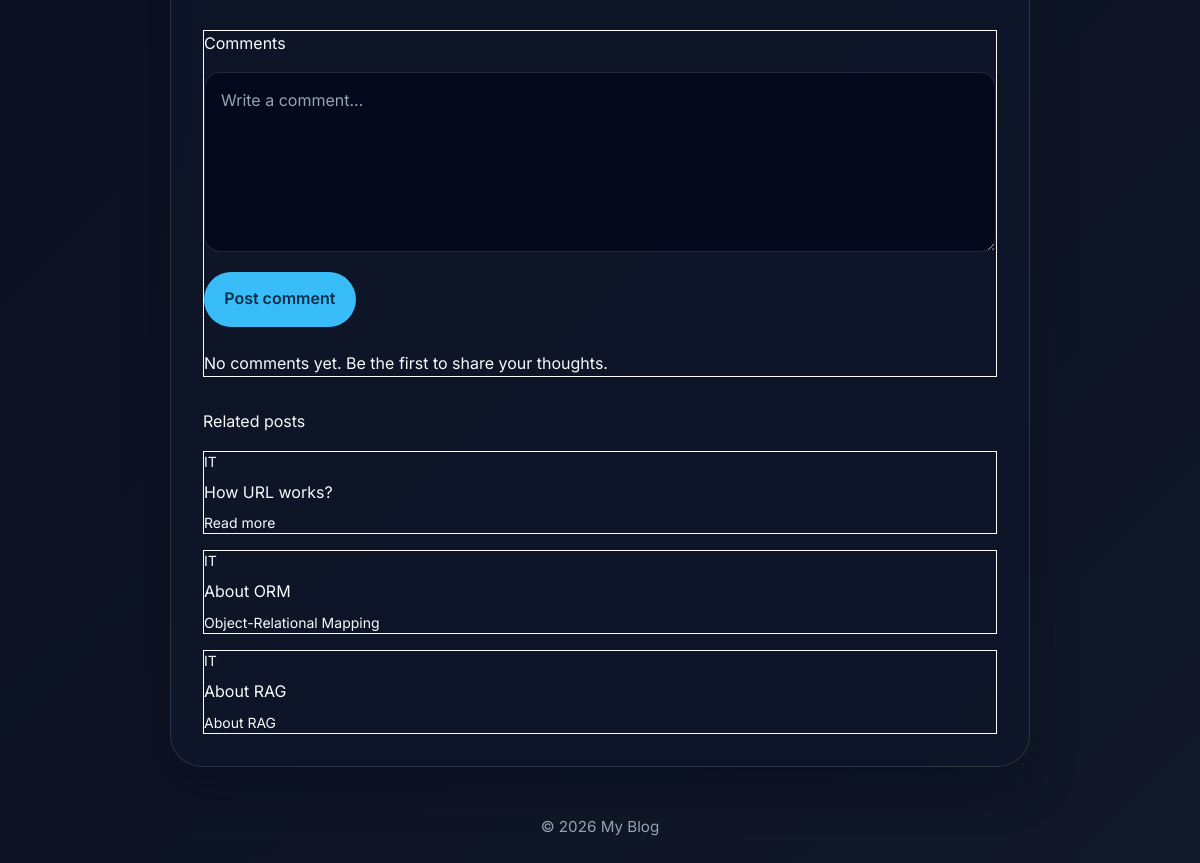
/agile/ (signed in, lower part), run on an earlier commit of the app's database.
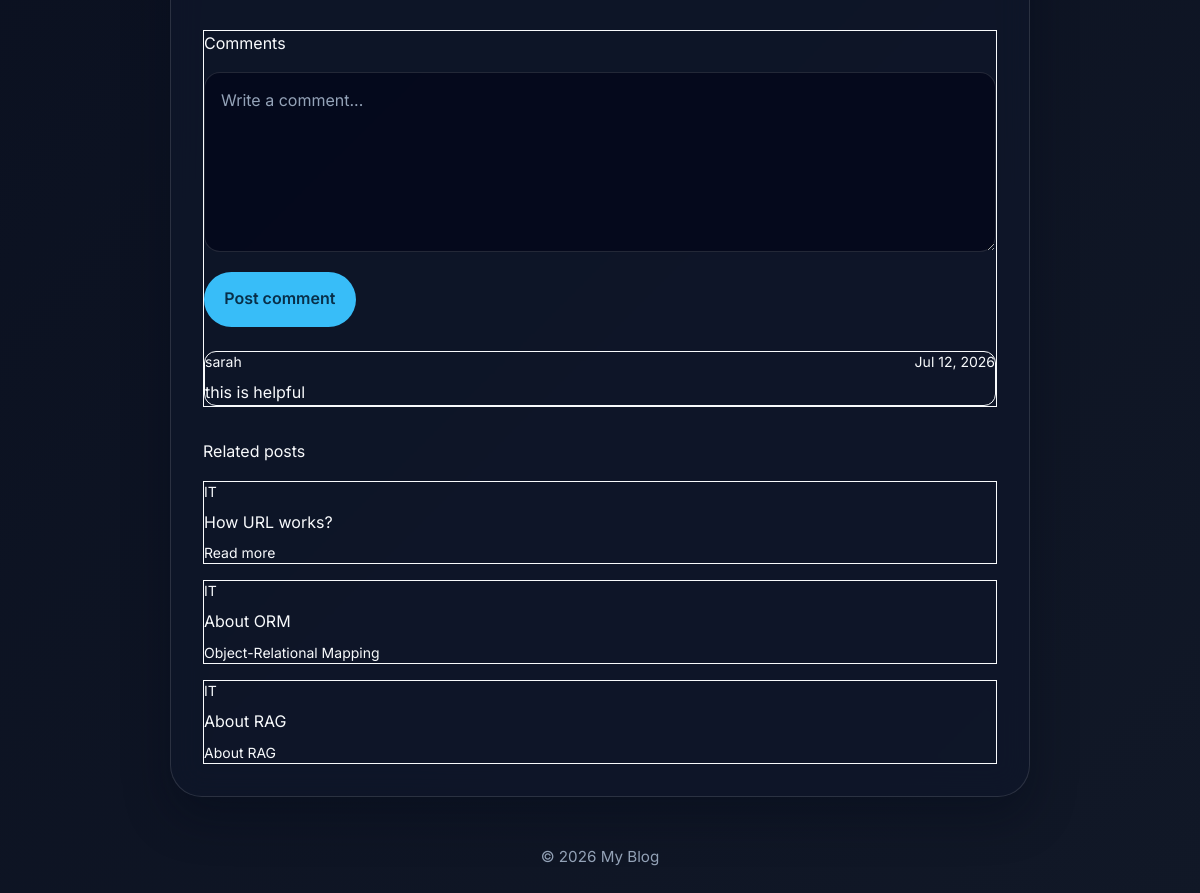
And on a later commit of the database.
### blog/models.py (models this page shows, shortened)
class Post(models.Model):
    title = models.CharField(max_length=200)
    slug = models.SlugField(unique=True)
    author = models.ForeignKey(User, on_delete=models.CASCADE)
    category = models.ForeignKey(Category, on_delete=models.SET_NULL, null=True, blank=True, related_name="posts")
    tags = models.ManyToManyField(Tag, blank=True, related_name="posts")
    content = models.TextField()
    excerpt = models.CharField(max_length=300, blank=True)
    cover_image = models.ImageField(upload_to="posts/", blank=True, null=True)
    published = models.BooleanField(default=False)
    created_at = models.DateTimeField(auto_now_add=True)
    updated_at = models.DateTimeField(auto_now=True)
    class Meta:
        ordering = ["-created_at"]
    def get_absolute_url(self):
        return reverse("blog:post_detail", kwargs={"slug": self.slug})

class Category(models.Model):
    name = models.CharField(max_length=100, unique=True)
    slug = models.SlugField(unique=True)
    class Meta:
        verbose_name_plural = "Categories"
        ordering = ["name"]

class Comment(models.Model):
    post = models.ForeignKey("Post", related_name="comments", on_delete=models.CASCADE)
    author = models.ForeignKey(User, on_delete=models.CASCADE)
    body = models.TextField()
    created_at = models.DateTimeField(auto_now_add=True)
    class Meta:
        ordering = ["created_at"]

### blog/views.py (the view)
# urls.py: path("<slug:slug>/", views.PostDetailView.as_view(), name="post_detail"),
class PostDetailView(DetailView):
    model = Post
    template_name = "blog/post_detail.html"
    context_object_name = "post"
    slug_field = "slug"
    def get_context_data(self, **kwargs):
        context = super().get_context_data(**kwargs)
        post = self.object
        context["comments"] = post.comments.select_related("author").all()
        context["related_posts"] = (
            Post.objects.filter(published=True, category=post.category)
            .exclude(pk=post.pk)
            .order_by("-created_at")[:3]
        )
        context["comment_form"] = CommentForm()
        return context
    def post(self, request, *args, **kwargs):
        self.object = self.get_object()
        if not request.user.is_authenticated:
            messages.error(request, "Please log in to leave a comment.")
            return redirect(self.object.get_absolute_url())
        form = CommentForm(request.POST)
        if form.is_valid():
            Comment.objects.create(post=self.object, author=request.user, body=form.cleaned_data["body"])
            messages.success(request, "Your comment has been added.")
        else:
            messages.error(request, "Comment could not be added.")
        return redirect(self.object.get_absolute_url())

### blog/views.py
class CommentForm(forms.Form):
    body = forms.CharField(
        widget=forms.Textarea(attrs={"class": "form-textarea", "rows": 4, "placeholder": "Write a comment..."}),
        required=True,
    )

### templates/blog/post_detail.html (shortened to what this page needs)
{% extends "base.html" %}
{% block content %}
<div class="mx-auto" style="max-width: 860px;">
  <article class="login-card mt-6">
    <section class="mt-10 rounded-2xl border border-white/10 bg-white/5 p-6">
      <h2 class="text-2xl font-semibold text-white">Comments</h2>
      {% if user.is_authenticated %}
        <form method="post" class="mt-4">
          {{ comment_form.body }}
          <button type="submit" class="btn-primary mt-3">Post comment</button>
        </form>
      {% else %}
        <p class="mt-3 text-slate-400">Please <a href="{% url 'blog:login' %}" class="text-sky-300">log in</a> to leave a comment.</p>
      {% endif %}
      <div class="mt-6 space-y-3">
        {% for comment in comments %}
          <div class="rounded-xl border border-white/10 bg-slate-900/60 p-4">
            <div class="flex items-center justify-between gap-3 text-sm text-slate-400">
              <span>{{ comment.author.username }}</span>
              <span>{{ comment.created_at|date:"M d, Y" }}</span>
            </div>
            <p class="mt-2 text-slate-300">{{ comment.body }}</p>
          </div>
        {% empty %}
          <p class="text-slate-400">No comments yet. Be the first to share your thoughts.</p>
        {% endfor %}
      </div>
    </section>
    <section class="mt-8">
      <h2 class="text-2xl font-semibold text-white">Related posts</h2>
      <div class="mt-4 grid gap-4 md:grid-cols-3">
        {% for related_post in related_posts %}
          <a href="{{ related_post.get_absolute_url }}" class="rounded-2xl border border-white/10 bg-white/5 p-4 transition hover:bg-white/10">
            <p class="text-sm text-slate-400">{{ related_post.category.name }}</p>
            <h3 class="mt-2 font-semibold text-white">{{ related_post.title }}</h3>
            <p class="mt-2 text-sm text-slate-400">{{ related_post.excerpt|default:"Read more" }}</p>
          </a>
        {% empty %}
          <p class="text-slate-400">No related posts yet.</p>
        {% endfor %}
      </div>
    </section>
  </article>
</div>
{% endblock %}

What changed in the data, as far as the page shows it:
added Comment: author.username "sarah", created_at "Jul 12, 2026", body "this is helpful"
Also different on the page:
text no longer shown: "No comments yet. Be the first to share your thoughts."
